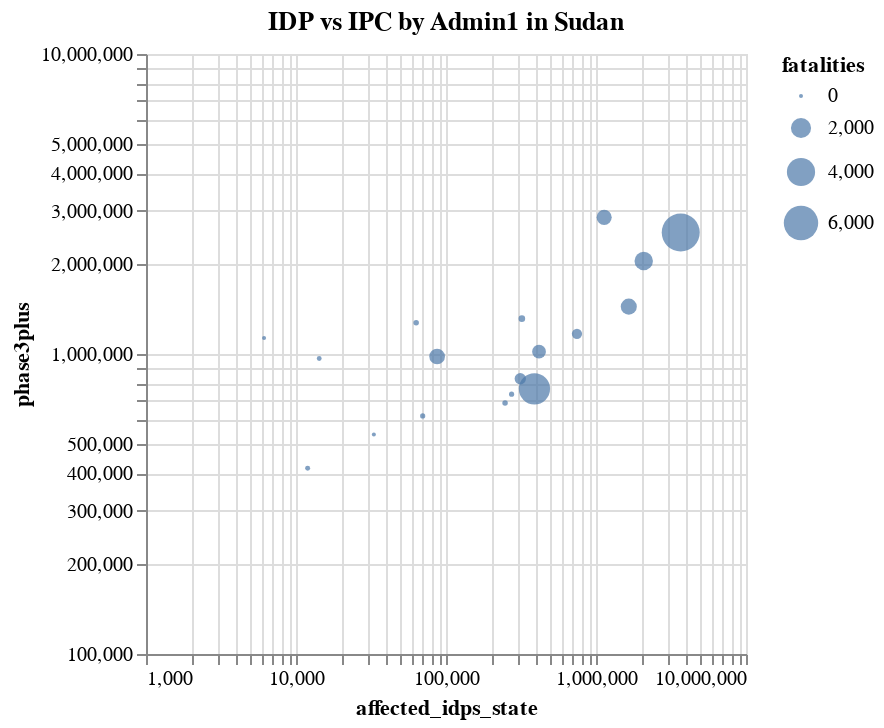

The cell this chart's notebook holds for it:
### Code cell
chart = alt.Chart(acled_idp_ipc_adm1).mark_circle().encode(
    x=alt.X('affected_idps_state:Q', scale=alt.Scale(type='log')),
    y=alt.Y('phase3plus:Q', scale=alt.Scale(type='log')),
    size=alt.Size('fatalities:Q'),
    tooltip=[ 'Level 1','affected_idps_state', 'phase3plus']
).properties(
    title='IDP vs IPC by Admin1 in Sudan'
).interactive()

chart

### Figure 1 — Vega-Lite specification as saved in the notebook (floating-point values rounded to 4 significant figures)
{"config": {"view": {"continuousWidth": 300, "continuousHeight": 300}}, "data": {"name": "data-d8da9acf89e4c87c3cf6d41c6febbcf2"}, "mark": {"type": "circle"}, "encoding": {"size": {"field": "fatalities", "type": "quantitative"}, "tooltip": [{"field": "Level 1", "type": "nominal"}, {"field": "affected_idps_state", "type": "quantitative"}, {"field": "phase3plus", "type": "nominal"}], "x": {"field": "affected_idps_state", "scale": {"type": "log"}, "type": "quantitative"}, "y": {"field": "phase3plus", "scale": {"type": "log"}, "type": "quantitative"}}, "params": [{"name": "param_82", "select": {"type": "interval", "encodings": ["x", "y"]}, "bind": "scales"}], "title": "IDP vs IPC by Admin1 in Sudan", "$schema": "https://vega.github.io/schema/vega-lite/v5.20.1.json", "datasets": {"data-d8da9acf89e4c87c3cf6d41c6febbcf2": [{"Level 1": "Aj Jazirah", "fatalities": 1089, "event_id_cnty": 891, "numPresentIdpInd": 370894, "phase3plus": "2853931", "affected_idps_state": 1134000.0}, {"Level 1": "Blue Nile", "fatalities": 54, "event_id_cnty": 46, "numPresentIdpInd": 293862, "phase3plus": "734784", "affected_idps_state": 273700.0}, {"Level 1": "Central Darfur", "fatalities": 458, "event_id_cnty": 224, "numPresentIdpInd": 852223, "phase3plus": "1167817", "affected_idps_state": 746600.0}, {"Level 1": "East Darfur", "fatalities": 73, "event_id_cnty": 67, "numPresentIdpInd": 757123, "phase3plus": "686566", "affected_idps_state": 247600.0}, {"Level 1": "Gedaref", "fatalities": 37, "event_id_cnty": 101, "numPresentIdpInd": 539064, "phase3plus": "966142", "affected_idps_state": 14280.0}, {"Level 1": "Kassala", "fatalities": 2, "event_id_cnty": 57, "numPresentIdpInd": 210393, "phase3plus": "1130199", "affected_idps_state": 6126.0}, {"Level 1": "Khartoum", "fatalities": 7329, "event_id_cnty": 4425, "numPresentIdpInd": 82592, "phase3plus": "2541541", "affected_idps_state": 3672000.0}, {"Level 1": "North Darfur", "fatalities": 1242, "event_id_cnty": 578, "numPresentIdpInd": 1279699, "phase3plus": "1438277", "affected_idps_state": 1654000.0}, {"Level 1": "North Kordofan", "fatalities": 1183, "event_id_cnty": 357, "numPresentIdpInd": 194624, "phase3plus": "981111", "affected_idps_state": 87250.0}, {"Level 1": "Northern", "fatalities": 45, "event_id_cnty": 66, "numPresentIdpInd": 392399, "phase3plus": "416243", "affected_idps_state": 11960.0}, {"Level 1": "Red Sea", "fatalities": 1, "event_id_cnty": 79, "numPresentIdpInd": 261290, "phase3plus": "538962", "affected_idps_state": 33040.0}, {"Level 1": "River Nile", "fatalities": 56, "event_id_cnty": 75, "numPresentIdpInd": 726216, "phase3plus": "621542", "affected_idps_state": 69920.0}, {"Level 1": "Sennar", "fatalities": 142, "event_id_cnty": 80, "numPresentIdpInd": 579198, "phase3plus": "1311693", "affected_idps_state": 320400.0}, {"Level 1": "South Darfur", "fatalities": 1660, "event_id_cnty": 401, "numPresentIdpInd": 1812264, "phase3plus": "2041268", "affected_idps_state": 2080000.0}, {"Level 1": "South Kordofan", "fatalities": 891, "event_id_cnty": 278, "numPresentIdpInd": 429152, "phase3plus": "1018272", "affected_idps_state": 417000.0}, {"Level 1": "West Darfur", "fatalities": 4929, "event_id_cnty": 318, "numPresentIdpInd": 299387, "phase3plus": "765187", "affected_idps_state": 388800.0}, {"Level 1": "West Kordofan", "fatalities": 575, "event_id_cnty": 213, "numPresentIdpInd": 300470, "phase3plus": "826909", "affected_idps_state": 312700.0}, {"Level 1": "White Nile", "fatalities": 74, "event_id_cnty": 112, "numPresentIdpInd": 576805, "phase3plus": "1271505", "affected_idps_state": 63260.0}]}}
